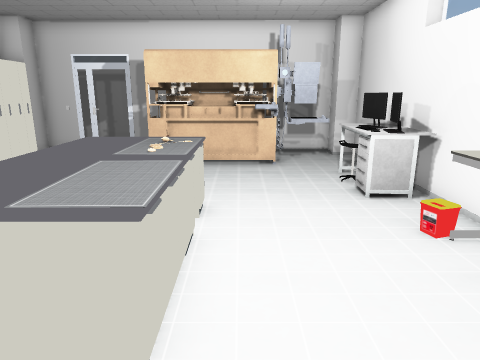
View 1 (above)

13 first-person views from a walk through a scene from a Unity 3-D project. The camera is 1.4 m above the floor, tilts 14° down and sees 70° across. Doors are open. The floor is counted in squares, 0.5 m on a side. Each view is taken from the middle of a square. On the plan, view 1 faces up. The plan holds only what a view shows up to about 20 squares ahead; the rest is blank. The place goes on beyond the plan. The player character is not drawn. Some animated figures are left out. Some surface patterns are stand-ins.

View 2
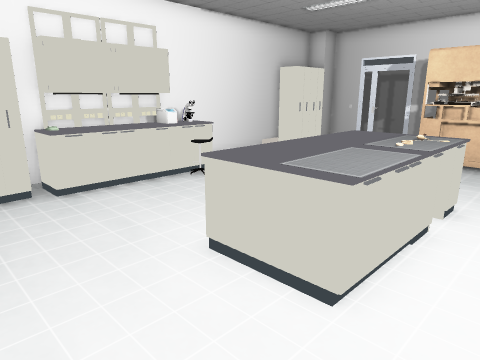

View 3
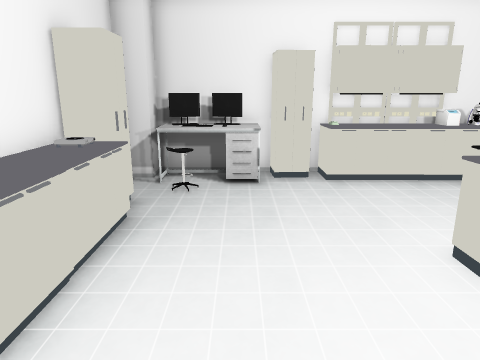

View 4
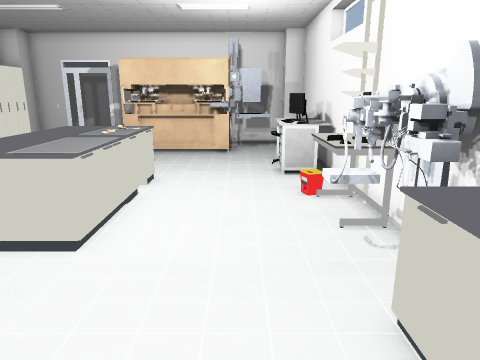

View 5
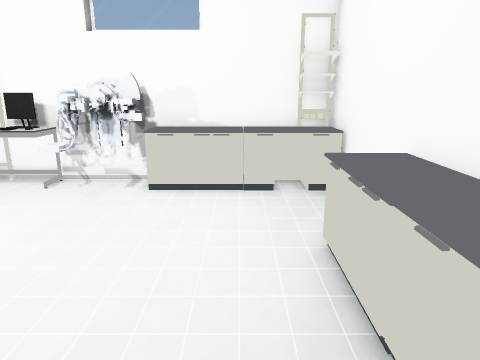

View 6
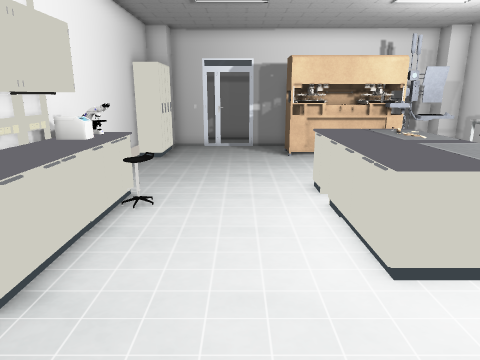

View 7
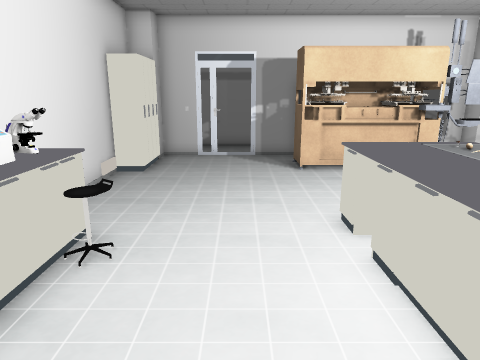

View 8
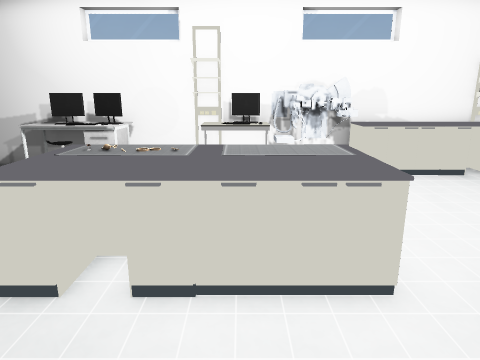

View 9
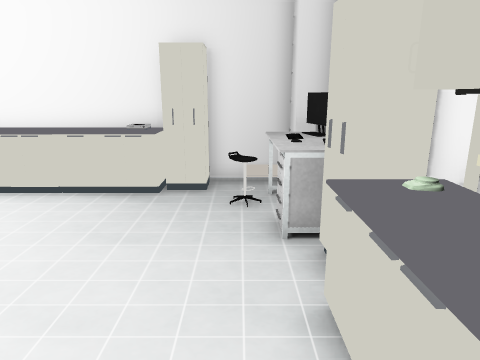

View 10
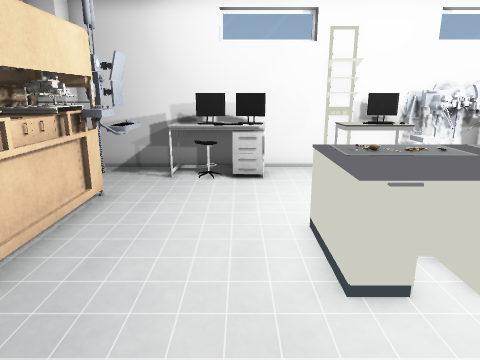

View 11
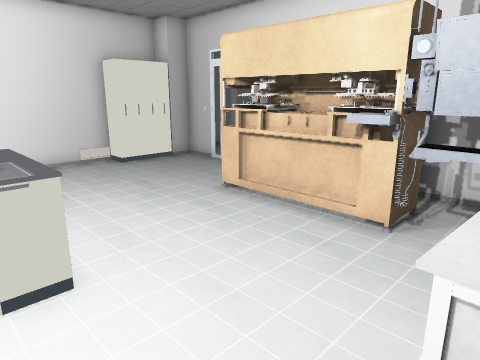

View 12
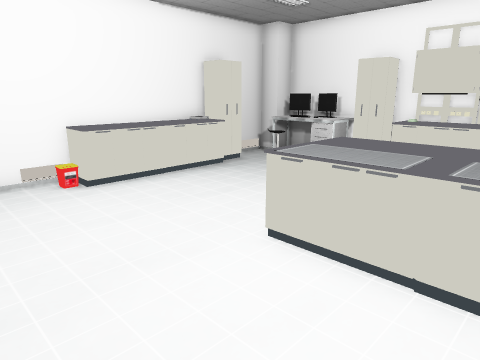

View 13
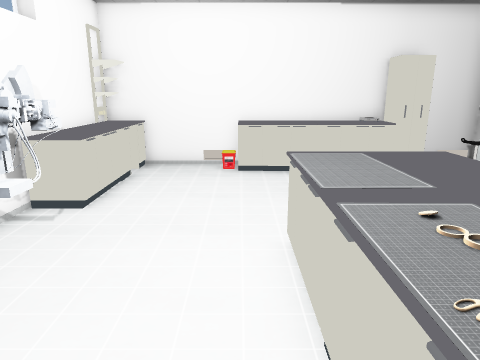

### Floor plan
Key: @ floor where view 1 was taken; # wall or solid block; . floor; D open door; = window, fence, low wall or low ledge; ^ raised ledge; C cabinet; T table; M monitor; E desk; S stool; H shelf; O other object.
Columns run from 11 left of view 1 to 6 right of it. Each row starts with its distance up from view 1.
 17  ##DDD###OO #####
 16 CC .....O   O...#
 15 CC.....OOOOOO...#
 14 CC.....OOOOOOOO.#
 13 # ..........OOO.##
 12 #..............TT#
 11 #.............OMT#
 10 #.............TOT#
  9 #..............MT#
  8 #=.....^^##.....##
  7 ##SS...^^##.....H#
  6 HHS....^^##....OH#
  5 HH^....^^OO....OM#
  4 H#^....^^OO....EM#
  3 HH#....^^##....OO#
  2 ##=............OO
  1 CC.............OO
  0 #CT........@...^^#
 -1 TMT............^^#
 -2 TMOS...........^^#
 -3 TMOS...........^^#
 -4 ##T.CC^^^^^^...^H#
 -5  #####^^^^^^###^##

Positions as (right, up) in squares from view 1, and headings:
1: (0, 0), facing up
2: (1, -1), facing up-left
3: (2, -1), facing left
4: (2, -3), facing up
5: (-6, -2), facing right
6: (-6, -2), facing up
7: (-6, 1), facing up
8: (-8, 5), facing right
9: (-8, 6), facing down
10: (-8, 10), facing right
11: (4, 7), facing up-left
12: (4, 7), facing down-left
13: (0, 9), facing down
